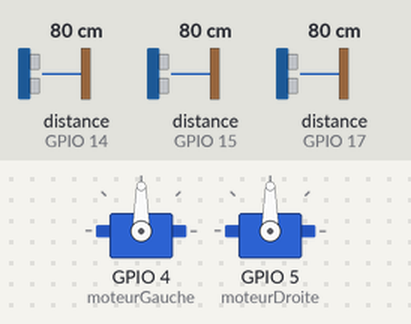
A sketch run on a simulated ESP32. Parts: 2 × servo. Inputs (shaded band) come from the test bench; at power-on: distance to the obstacle (sensors on GPIO 14, GPIO 15, GPIO 17) 80 cm. The echo pulse lasts 58.3 µs per cm. At 1.4 s the program stops and its outputs stay as they are.

Above: at 1.2 s.
1.3 s: distance to the obstacle (sensor on GPIO 14) set to 120 cm
At 2.2 s:
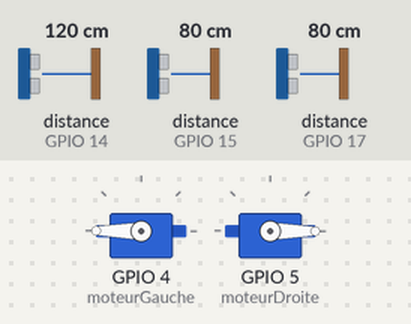
Timing chart, 0 to 2.9 s (numbered marks = the images above; inputs shaded):
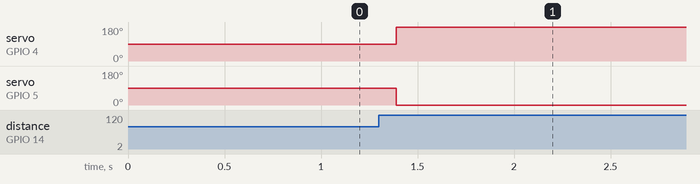

Measured:
- after the input at 1.3 s, servo on GPIO 4 (moteurGauche): 90° → 180° after 0.09 s; servo on GPIO 5 (moteurDroite): 90° → 0° after 0.09 s

The sketch:

algo-robot.ino
```cpp
#include <Ultrasonic.h>
#include <ESP32Servo.h>

#define TRIGGER_PIN_FRONT 12  // Capteur frontal
#define ECHO_PIN_FRONT 14
#define TRIGGER_PIN_LEFT 13  // Capteur à gauche
#define ECHO_PIN_LEFT 15
#define TRIGGER_PIN_RIGHT 16  // Capteur à droite
#define ECHO_PIN_RIGHT 17
#define DISTANCE_THRESHOLD 100

// coo en tps reel
int y = 0;
int x = 0;
// coo pt de depart
int xinit = 0;
int yinit = 0;
volatile int speed1 = 0;
volatile int speed2 = 0;
double angle1 = 0;
double angle2 = 0;
double radius1 = 0.3;
double radius2 = 0.5;
int vitesse = 0;
bool wall = false;

Servo moteurGauche;
Servo moteurDroite;

Ultrasonic ultrasonicFront(TRIGGER_PIN_FRONT, ECHO_PIN_FRONT);
Ultrasonic ultrasonicLeft(TRIGGER_PIN_LEFT, ECHO_PIN_LEFT);
Ultrasonic ultrasonicRight(TRIGGER_PIN_RIGHT, ECHO_PIN_RIGHT);

bool readUltrasonicDistance(Ultrasonic ultrasonic) {
  long distance;
  distance = ultrasonic.read();
  if (distance < DISTANCE_THRESHOLD) {
    return true;
  } else {
    return false;
  }
}

void allerToutDroit() {
  moteurGauche.write(180);  // Fait tourner le moteur gauche à pleine vitesse
  moteurDroite.write(0);    // Fait tourner le moteur droit à pleine vitesse
}

void allerAGauche() {
  moteurGauche.write(90);  // Arrête le moteur gauche
  moteurDroite.write(0);   // Fait tourner le moteur droit à pleine vitesse
}

void allerADroite() {
  moteurGauche.write(180);  // Fait tourner le moteur gauche à pleine vitesse
  moteurDroite.write(90);   // Arrête le moteur droit
}

void demiTour() {
  moteurGauche.write(180);   // Fait tourner le moteur gauche à pleine vitesse
  moteurDroite.write(-180);  // Arrête le moteur droit
}


void setup() {
  Serial.begin(9600);

  moteurGauche.attach(4);  // Attache le moteur gauche au pin 4
  moteurDroite.attach(5);  // Attache le moteur droit au pin 5

  pinMode(TRIGGER_PIN_FRONT, OUTPUT);
  pinMode(ECHO_PIN_FRONT, INPUT);

  pinMode(TRIGGER_PIN_LEFT, OUTPUT);
  pinMode(ECHO_PIN_LEFT, INPUT);

  pinMode(TRIGGER_PIN_RIGHT, OUTPUT);
  pinMode(ECHO_PIN_RIGHT, INPUT);
}


void loop() {
  angle1 += speed1 * 0.1;
  angle2 += speed2 * 0.1;
  double x1 = radius1 * cos(angle1);
  double y1 = radius1 * sin(angle1);
  double x2 = radius2 * cos(angle2);
  double y2 = radius2 * sin(angle2);
  double speedReel = (speed1 + speed2) / 2;
  double x = round(x1);
  double y = round(y2);
  int vitesse = round(speedReel);
  speed1 = 0;
  speed2 = 0;
  delay(100);
  bool capteurUltrasonAvant = readUltrasonicDistance(ultrasonicFront);
  bool capteurUltrasonGauche = readUltrasonicDistance(ultrasonicLeft);
  bool capteurUltrasonDroit = readUltrasonicDistance(ultrasonicRight);

  while (capteurUltrasonAvant == false) {  // initialisation
    allerToutDroit();
  }

  while (y != yinit && x != xinit) {                                                                        // tour de piece
    if (capteurUltrasonGauche == true && capteurUltrasonDroit == false && capteurUltrasonAvant == false) {  // si juste un mur a gauche aller tt droit
      allerToutDroit();
    }
    if (capteurUltrasonGauche == true && capteurUltrasonDroit == false && capteurUltrasonAvant == true) {  // mur devant et a gauche = tournedroite
      allerADroite();
    }

    if (capteurUltrasonGauche == false && capteurUltrasonAvant == false) {  // ni mur devant ni gauche = agauche
      allerAGauche();
    }
  }

  ////////////////////////////////////////////////////////////////////////////////////////////////////////////////////////////

  while (y != yinit && x != xinit) {  // fct balayage de piece
    bool capteurUltrasonAvant = readUltrasonicDistance(ultrasonicFront);
    bool capteurUltrasonGauche = readUltrasonicDistance(ultrasonicLeft);
    bool capteurUltrasonDroit = readUltrasonicDistance(ultrasonicRight);

    if (capteurUltrasonGauche == false && capteurUltrasonDroit == false && capteurUltrasonAvant == false) {
      allerToutDroit();
    } else {
      if (capteurUltrasonGauche == true) {
        allerADroite();
      } else if (capteurUltrasonDroit == true) {
        allerAGauche();
      } else {
        demiTour();
      }
    }
  }
}
```
